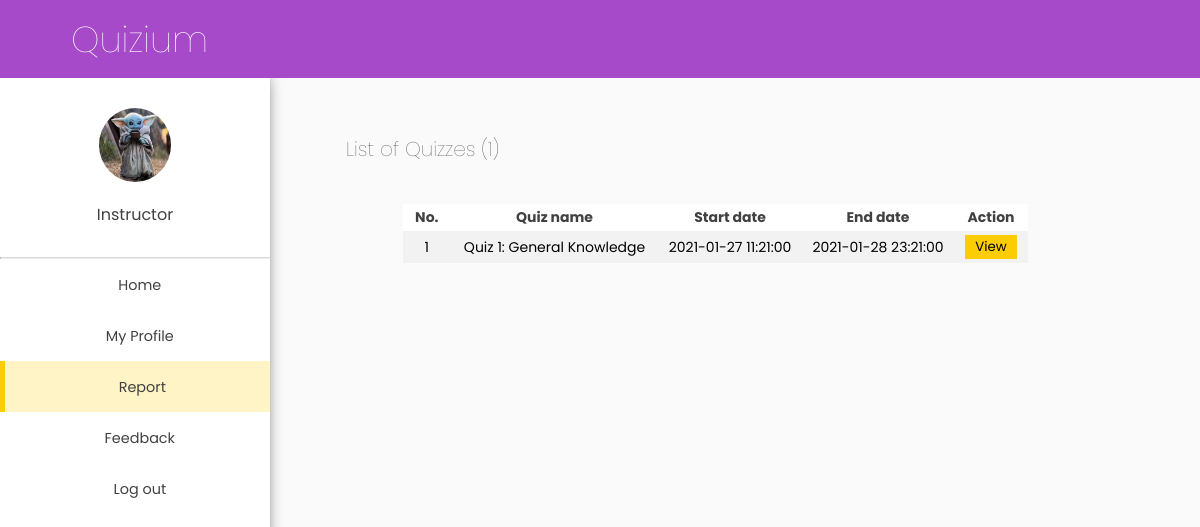
The app's page /instructor/report.php (signed in) with its own data.
### tables this page shows
CREATE TABLE `instructor` (
  `instructorID` int(11) NOT NULL,
  `name` varchar(255) NOT NULL,
  `username` varchar(255) NOT NULL,
  `ipassword` varchar(255) NOT NULL,
  `imgName` varchar(255) NOT NULL,
  `imgDir` varchar(255) NOT NULL
);

CREATE TABLE `quiz` (
  `quizID` int(11) NOT NULL,
  `InstructorID` int(11) NOT NULL,
  `quizName` varchar(255) NOT NULL,
  `dateOpen` datetime NOT NULL,
  `dateClose` datetime NOT NULL,
  `quizDescription` varchar(255) NOT NULL,
  `quizCode` varchar(255) NOT NULL,
  `classAverage` float NOT NULL,
  `numStudents` int(4) NOT NULL
);

### database/query/instructorProfile.php (called while the page is built, shortened)
<?php
$id = $_SESSION["instructorID"];
$sql = "SELECT * FROM `instructor`
        WHERE `instructorID` = $id";
$result = $conn->query($sql);
?>

### database/mutation/Quiz/ViewQuiz.php (called while the page is built)
<?php
$id = $_SESSION["instructorID"];
$query = "SELECT * FROM quiz
WHERE InstructorID = $id
ORDER BY quizID desc";
$result = $conn->query($query);
?>

### instructor/report.php (the view, shortened to what this page needs)
<?php include("../config/db_connect.php");
include("../database/query/instructorProfile.php");?>
<html>
<head>
    <link rel="stylesheet" href="https://cdn.jsdelivr.net/gh/lykmapipo/themify-icons@0.1.2/css/themify-icons.css">
    <link rel="stylesheet" href="https://use.fontawesome.com/releases/v5.15.1/css/all.css">
    <link rel="stylesheet" href="https://use.fontawesome.com/releases/v5.15.1/css/v4-shims.css">
    <link rel="stylesheet" href="../css/style.css">
    <link rel="stylesheet" href="../css/report.css">
</head>
<body>
    <div class="sidebar">
        <div class="sidebar-user">
        <?php
            $imageURL1 = "";
            $row1 = $result-> fetch_assoc();
            if(!empty($row1["imgName"])){
                $imageURL1 = '../imgInstructor/'.$row1["imgName"];
            } else {
                $imageURL1 = "../image/fox.png";
            }
        ?>
            <img src="<?php echo $imageURL1;?>">
            <div class="user-image">
                <p>Instructor</p>
            </div>
        </div>
        <div class="sidebar-menu">
            <hr>
            <ul>
                <li>
                    <a href="index.php">
                        <span>Home</span>
                    </a>
                </li>
                <li>
                    <a href="profile.php" >
                        <span>My Profile</span>
                    </a>
                </li>
                <li class="active">
                    <a href="#">
                        <span>Report</span>
                    </a>
                </li>
                <li>
                    <a href="InstructorFeedback.php">
                        <span>Feedback</span>
                    </a>
                </li>
                <li>
                    <a href="../database/query/logoutInstructor.php?action=Logout">
                        <span>Log out</span>
                    </a>
                </li>
            </ul>
        </div>
    </div>
    <div class="main-content">
        <header>
            <div class="website-name">
                <h3>
                <a href="index.php"><span>Quizium</span></a>
                </h3>
            </div>
        </header>
        <main>
            <h3 style="margin: 0px 60px; margin-top: 40px; color: #414141; font-size: 20px">List of Quizzes (<?php include ("../database/mutation/Quiz/countQuiz.php")?>)</h3>
            <div class="quiz-list">
                <table>
                    <tr>
                        <th>No.</th><th>Quiz name</th><th>Start date</th><th>End date</th><th>Action</th>
                    </tr>
                    <?php
                    include("../database/mutation/quiz/viewquiz.php");
                        if($result-> num_rows >0) {
                        $i = 1;
                        while ($row = $result-> fetch_assoc()) {
                    ?>
                    <tr>
                        <td><?php echo $i?></td>
                        <td><?php echo $row["quizName"]?></td>
                        <td><?php echo $row["dateOpen"]?></td>
                        <td><?php echo $row["dateClose"]?></td>
                        <td><a href="quiz-report.php?quizID=<?php echo $row['quizID']?>"><button class="button btnView">View</button></a></td>
                    </tr>
                   <?php $i++; }
                   }?>
                </table>
            </div>
        </main>
    </div>
</body>
</html>

### css/style.css (style rules this page uses)
:root { --main-color: #A64AC9; --text-grey: #414141; --background: #FAFAFA; }
* { font-family: 'Poppins', sans-serif; margin: 0; padding: 0; text-decoration: none; list-style-type: none; box-sizing: border-box; }
.sidebar { height: calc(100% - 60px); width: 270px; position: fixed; left: 0; top: 78px; z-index: 100; background: #fff; color: var(--text-grey); overflow-y: auto; box-shadow: -5px 0 15px 0 rgb(54, 54, 54); z-index: 1; }
.sidebar li { text-align: center; padding-top: 13px; padding-bottom: 13px; }
.sidebar a { color: var(--text-grey); font-size: .9rem; }
.sidebar a span:last-child { padding-left: .6rem; }
.sidebar-user { padding-top: 30px; padding-bottom: 30px; text-align: center; }
.sidebar-user img { border-radius: 50%; height: 74px; width: 72px; }
.user-image { padding-top: 20px; }
.main-content { position: relative; margin-left: 270px; }
header { position: fixed; top: 0; left: 0; z-index: 100; width: 100%; background: var(--main-color); height: 78px; padding: 0rem 1rem; display: flex; align-items: center; justify-content: space-between; border-bottom: 1px solid #ccc; z-index: 2; border: none; }
main { margin-top: 78px; background: var(--background); min-height: 90vh; padding: 1rem; }
h3 { font-size: 36px; font-weight: lighter; font-style: normal; font-family: 'Poppins', sans-serif; color: #FFF; }
.website-name { padding-left: 55px; }
.website-name a { text-decoration: none; color: #FFF; }
.active { background-color: #fccf053a; border-left: 5px solid #FCCD05; color: #FFF; }
hr { border-top: 1px solid #DBD5D5; }
.button { border: none; text-align: center; text-decoration: none; cursor: pointer; font-family: 'Poppins', sans-serif; outline: none; }
.btnView { background-color: #FCCD05; padding-left: 10px; padding-right: 10px; padding-top: 2px; padding-bottom: 2px; }

### css/report.css (style rules this page uses)
.quiz-list { margin-top: 40px; margin-left: 117px; }
.quiz-list table { border-collapse: collapse; font-size: 14px; width: 80%; }
.quiz-list td, th { border: none; padding: 4px; text-align: center; }
tr:nth-child(even) { background-color: #f2f2f2; }
th { padding-top: 10px; padding-bottom: 10px; background-color: white; color: #414141; }
.table-container td, th { border: none; padding: 3 10px; text-align: center; }

### records on screen
instructor: imgName (picture)
quiz: quizName "Quiz 1: General Knowledge", dateOpen "2021-01-27 11:21:00", dateClose "2021-01-28 23:21:00"

### other values on screen
$row["c"] "1"
